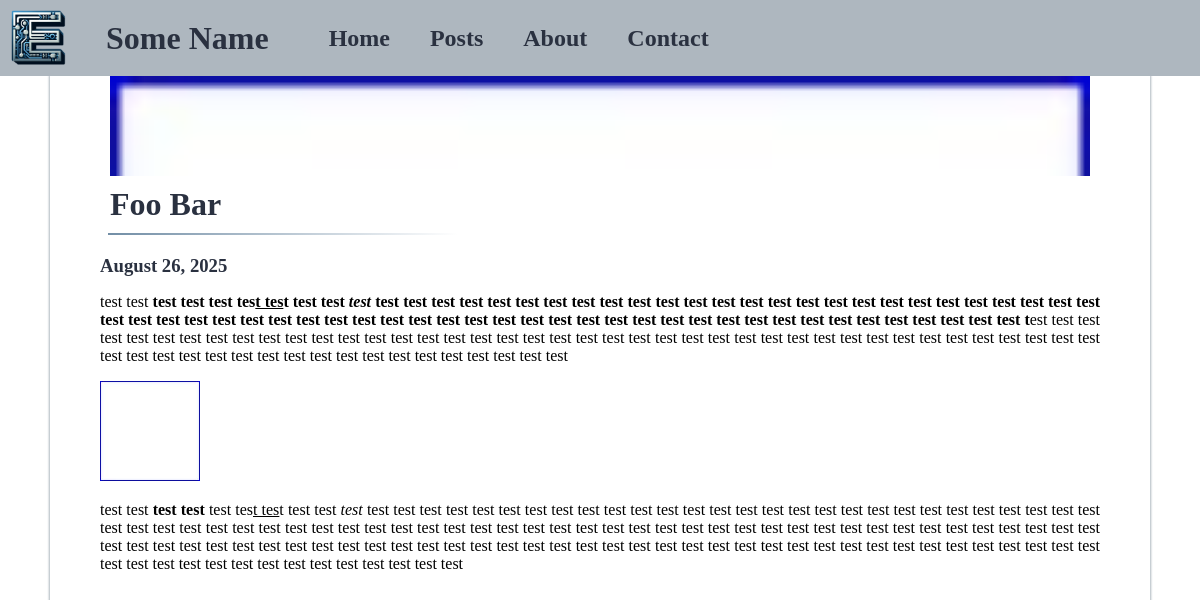
Screenshot of /post/foo-bar/ with the database file from the repository.
### blog/models.py (models this page shows, shortened)
class Post(models.Model):
    title = models.CharField(
        max_length=100,
        help_text = "Title to be displayed on the psot itself"
        )
    slug = models.SlugField(
        max_length=100,
        help_text='A label for URL config'
        )
    text = models.TextField(
        blank=True,
        help_text = "Blog post content. Formatting should be in HTML"
        )
    pub_date = models.DateField(
        'date published',
        auto_now_add=True,
        )
    rank = models.PositiveIntegerField(
        default=0,
        help_text = "What order to list popular posts in. not yet implemented"
        )
    draft = models.BooleanField(
        default=True,
        help_text='Set True to keep the post from being listed on the site. Use for in progress posts'
        )
    featured = models.BooleanField(
        default=False,
        help_text='Set True if the post should be highlighted on the front page of the site'
        )
    banner = models.ImageField(
        upload_to='post_banners',
        blank=True,
        help_text = "Image to be displayed on featured cards and at the top of post pages."
        )
    icon = models.ImageField(
        upload_to='post_icons',
        blank=True,
        help_text = "Image to be displayed in post list cards"
        )
    meta_title = models.CharField(
        max_length=60,
        default="CHANGE ME",
        help_text = "Title to be displayed in tab label and search results. Helps SEO"
        )
    meta_description = models.CharField(
        max_length=150,
        default="CHANGE ME",
        help_text = "Description to be listed in the head meta description. Helps with SEO"
        )
    class Meta:
        verbose_name = 'blog post'
        ordering = ['-pub_date', 'title']
        get_latest_by = 'pub_date'

### blog/views.py (the view)
# urls.py: path('post/<slug:slug>/', views.PostView.as_view(), name='post_view'),
class PostView(DetailView):
    template_name = "blog/post_detail.html"
    model = Post

### blog/templates/blog/post_detail.html (shortened to what this page needs)
<!DOCTYPE html>
{% extends "base.html" %}
{% block content %}
<div>
    <img src="{{ post.banner.url }}" class="banner">
    <h1>{{ post.title|title }}</h1>
    <span class="divider"></span>
    <h3><time datetime="{{ post.pub_date|date:"Y-m-d" }}">{{ post.pub_date|date:"F j, Y" }}</time></h3>
    <p>
        {{ post.text|safe }}
    </p>
</div>
{% endblock content %}

### templates/base.html (shortened to what this page needs)
<!DOCTYPE html>
<html lang="en">
    <head>
        {% load static %}
        <link rel="stylesheet" type="text/css" href="{% static 'style.css' %}" />
    </head>
    <body>
        <div class="wrapper">
            <div class="nav-bar box">
                <div class="box">
                    <div class="box"><img src="{% static 'E_clean.png' %}" class="logo"></div>
                    <div class="box">
                        <h1>Some Name</h1>
                    </div>
                </div>
                <div class="nav-menu box">
                    <div class="nav-item box cols">
                        <a href="{% url 'homepage' %}"><h2>Home</h2></a>
                    </div>
                    <div class="nav-item box cols">
                        <a href="{% url 'post_list_view' %}"><h2>Posts</h2></a>
                    </div>
                    <div class="nav-item box cols">
                        <a href="#"><h2>About</h2></a>
                    </div>
                    <div class="nav-item box cols">
                        <a href="{% url 'contact_page' %}"><h2>Contact</h2></a>
                    </div>
                </div>
            </div>
            <div class="wrapper center"><div class="content">
                {% block content %}{% endblock content %}
            </div></div>
        </div>
    </body>
</html>

### static/style.css (style rules this page uses)
:root { --c1: #2a3140; --c2: #3c4959; --c3: #728ea6; --c4: #aeb7bf; --c5: #ffffff; }
html { height: 100%; }
body { margin: 0px; padding: 0px; height: 100%; background-color: var(--c5); }
a { text-decoration: none; color: var(--c2); }
h3 { margin: 8px 0px 0px 0px; color: var(--c1); }
p { text-wrap: pretty; text-align: justify; text-justify: inter-word; margin-bottom: 0px; }
.wrapper { display: flex; height: 100%; flex-direction: column; }
.content { width: 1000px; box-shadow: 0px 0px 2px 1px var(--c4); padding-left: 50px; padding-right: 50px; flex: 1; }
.logo { width: 60px; height: 60px; padding: 8px; }
.nav-menu { position: relative; }
.divider { display: flex; height: 2px; width: 350px; margin-left: 8px; margin-bottom: 20px; background-image: linear-gradient(to right, var(--c3) , var(--c5)); }
.box { display: flex; */ }
.banner { display: block; margin: auto; width: 98%; height: 100px; object-fit: cover; object-position: 100% 0; }
.cols { flex-direction: column; }
.center { align-items: center; }

### rows the page displays
Post: banner (picture), title "Foo Bar", pub_date "August 26, 2025", text "test test test test test tes t tes t test test test test test test test test test test test test test test test test test test test test test test test test test test test test test test test test test test test test test test test test test test test test test test test test test test test test test test test test test test test test test test t est test test test test test test test test test test test test test test test test test test test test test test test test test test test test test test test test test test test test test test test test test test test test test test test test test test test test test test test test test test test test test test test tes t tes t test test test test…", text (picture)
